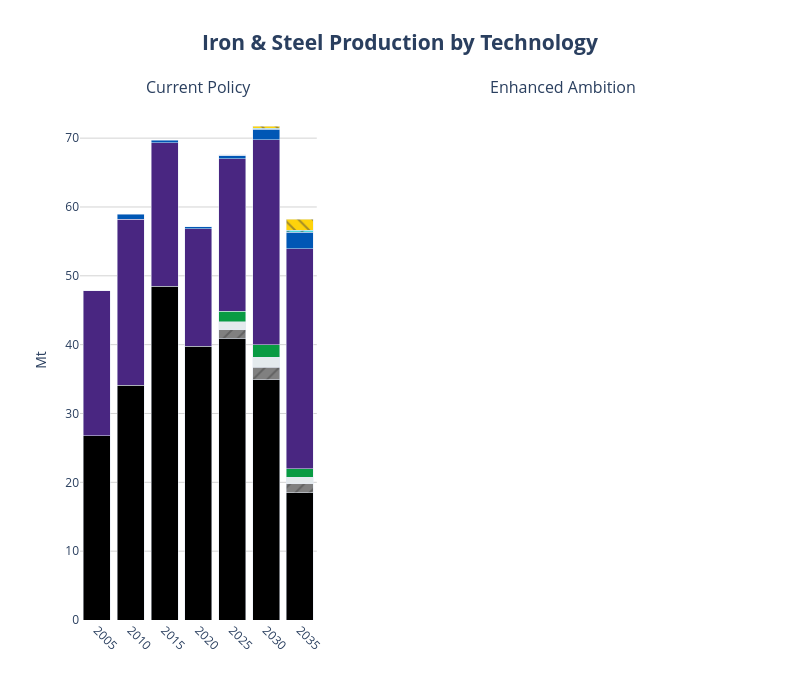

Source (notebook cell):
### Code cell
years = list(range(2005, 2036, 5))

# Create subplots with secondary y-axes
fig = make_subplots(
    rows=1, cols=2,
    shared_yaxes=True,
    shared_xaxes=True,
    specs=[[{"secondary_y": True}, {"secondary_y": True}]],
    subplot_titles=("Current Policy", "Enhanced Ambition")
)
# === Legend Group: Gases ===

# ------------------------------------------------------------------
# add traces from the first figure → left pane
# ------------------------------------------------------------------
for tr in fig1.data:
    tr.showlegend = False                      # keep legend single
    # NEW → colour & pattern injection
    if tr.name in fuel_colors:
        tr.marker.color = fuel_colors[tr.name]
        pattern = fuel_patterns.get(tr.name)
        if pattern:
            # marker.pattern is available from Plotly 5.3+
            tr.marker.pattern = dict(shape=pattern)

    fig.add_trace(tr, row=1, col=1, secondary_y=False)

# ------------------------------------------------------------------
# add traces from the second figure → right pane
# ------------------------------------------------------------------
for tr in fig2.data:
    if tr.name in fuel_colors:
        tr.marker.color = fuel_colors[tr.name]
        pattern = fuel_patterns.get(tr.name)
        if pattern:
            tr.marker.pattern = dict(shape=pattern)

    fig.add_trace(tr, row=1, col=2, secondary_y=False)


fig.update_layout(
    yaxis=dict(title="EJ", showgrid=True),
    yaxis1=dict(title="EJ", showgrid=True, title_font_size=20),
    
    # Hide secondary y-axis for col 1 (still used internally)
    yaxis2=dict(
        showticklabels=False,
        showgrid=False,
        zeroline=False,
        showline=False,
        title='',
        overlaying='y',
        side='right',
        range=[0, 100]
    ),
    
    # Show secondary y-axis for col 2
    yaxis4=dict(
        showticklabels=False,
        showgrid=False,
        zeroline=False,
        showline=False,
        title='',
        overlaying='y',
        side='right',
        range=[0, 100]
    ),
    barmode='stack',
    plot_bgcolor='rgba(0,0,0,0)',
    width=800, height=700,
)


fig.update_xaxes(tickangle=45)

fig.update_yaxes(range=[None, 130])

fig.update_layout(
    yaxis=dict(title="Mt", showgrid=True, gridcolor='lightgray'),
    yaxis3=dict(showgrid=True, gridcolor='lightgray'),
    title=dict(
        text="<b>Iron & Steel Production by Technology</b>",
        font=dict(size=21),
        x=0.5
    ),
    legend=dict(
        traceorder="reversed",
        font=dict(size=13),
        x=1.02, y=1,
        borderwidth=0
    )
)
fig.update_xaxes(
    tickvals=years,
    ticktext=[str(y) for y in years]
)
fig

### Figure 1 — Plotly figure (JSON) as saved in the notebook; plotly's stock layout.template omitted (floating-point values rounded to 4 significant figures)
{"data": [{"hovertemplate": "tech=BF<br>Year=%{x}<br>value=%{y}<extra></extra>", "legendgroup": "BF", "marker": {"color": "#000000", "pattern": {"shape": ""}}, "name": "BF", "orientation": "v", "showlegend": false, "textposition": "auto", "type": "bar", "x": [2005, 2010, 2015, 2020, 2025, 2030, 2035], "xaxis": "x", "y": [26.77, 34.11, 48.48, 39.74, 40.96, 34.92, 18.49], "yaxis": "y"}, {"hovertemplate": "tech=BF-CCS<br>Year=%{x}<br>value=%{y}<extra></extra>", "legendgroup": "BF-CCS", "marker": {"color": "grey", "pattern": {"shape": "/"}}, "name": "BF-CCS", "orientation": "v", "showlegend": false, "textposition": "auto", "type": "bar", "x": [2025, 2030, 2035], "xaxis": "x", "y": [1.186, 1.826, 1.293], "yaxis": "y"}, {"hovertemplate": "tech=BF-H2<br>Year=%{x}<br>value=%{y}<extra></extra>", "legendgroup": "BF-H2", "marker": {"color": "#E4EAED", "pattern": {"shape": ""}}, "name": "BF-H2", "orientation": "v", "showlegend": false, "textposition": "auto", "type": "bar", "x": [2025, 2030, 2035], "xaxis": "x", "y": [1.183, 1.444, 0.9816], "yaxis": "y"}, {"hovertemplate": "tech=BF-Biomass<br>Year=%{x}<br>value=%{y}<extra></extra>", "legendgroup": "BF-Biomass", "marker": {"color": "#099B43", "pattern": {"shape": ""}}, "name": "BF-Biomass", "orientation": "v", "showlegend": false, "textposition": "auto", "type": "bar", "x": [2025, 2030, 2035], "xaxis": "x", "y": [1.522, 1.824, 1.235], "yaxis": "y"}, {"hovertemplate": "tech=EAF-scrap<br>Year=%{x}<br>value=%{y}<extra></extra>", "legendgroup": "EAF-scrap", "marker": {"color": "#492681", "pattern": {"shape": ""}}, "name": "EAF-scrap", "orientation": "v", "showlegend": false, "textposition": "auto", "type": "bar", "x": [2005, 2010, 2015, 2020, 2025, 2030, 2035], "xaxis": "x", "y": [21.05, 24.13, 20.86, 17.11, 22.17, 29.76, 31.94], "yaxis": "y"}, {"hovertemplate": "tech=DRI-EAF<br>Year=%{x}<br>value=%{y}<extra></extra>", "legendgroup": "DRI-EAF", "marker": {"color": "#0057B5", "pattern": {"shape": ""}}, "name": "DRI-EAF", "orientation": "v", "showlegend": false, "textposition": "auto", "type": "bar", "x": [2010, 2015, 2020, 2025, 2030, 2035], "xaxis": "x", "y": [0.6742, 0.3279, 0.251, 0.4748, 1.551, 2.372], "yaxis": "y"}, {"hovertemplate": "tech=DRI-EAF-CCS<br>Year=%{x}<br>value=%{y}<extra></extra>", "legendgroup": "DRI-EAF-CCS", "marker": {"color": "#4DDADC", "pattern": {"shape": "/"}}, "name": "DRI-EAF-CCS", "orientation": "v", "showlegend": false, "textposition": "auto", "type": "bar", "x": [2025, 2030, 2035], "xaxis": "x", "y": [0.01675, 0.1339, 0.2782], "yaxis": "y"}, {"hovertemplate": "tech=DRI-EAF-H2<br>Year=%{x}<br>value=%{y}<extra></extra>", "legendgroup": "DRI-EAF-H2", "marker": {"color": "#FED30B", "pattern": {"shape": "\\"}}, "name": "DRI-EAF-H2", "orientation": "v", "showlegend": false, "textposition": "auto", "type": "bar", "x": [2025, 2030, 2035], "xaxis": "x", "y": [0.06322, 0.3032, 1.607], "yaxis": "y"}], "layout": {"annotations": [{"font": {"size": 16}, "showarrow": false, "text": "Current Policy", "x": 0.185, "xanchor": "center", "xref": "paper", "y": 1, "yanchor": "bottom", "yref": "paper"}, {"font": {"size": 16}, "showarrow": false, "text": "Enhanced Ambition", "x": 0.755, "xanchor": "center", "xref": "paper", "y": 1, "yanchor": "bottom", "yref": "paper"}], "barmode": "stack", "height": 700, "legend": {"borderwidth": 0, "font": {"size": 13}, "traceorder": "reversed", "x": 1.02, "y": 1}, "plot_bgcolor": "rgba(0,0,0,0)", "title": {"font": {"size": 21}, "text": "<b>Iron & Steel Production by Technology</b>", "x": 0.5}, "width": 800, "xaxis": {"anchor": "y", "domain": [0, 0.37], "tickangle": 45, "ticktext": ["2005", "2010", "2015", "2020", "2025", "2030", "2035"], "tickvals": [2005, 2010, 2015, 2020, 2025, 2030, 2035]}, "xaxis2": {"anchor": "y3", "domain": [0.57, 0.94], "tickangle": 45, "ticktext": ["2005", "2010", "2015", "2020", "2025", "2030", "2035"], "tickvals": [2005, 2010, 2015, 2020, 2025, 2030, 2035]}, "yaxis": {"anchor": "x", "domain": [0, 1], "gridcolor": "lightgray", "range": [null, 130], "showgrid": true, "title": {"text": "Mt"}}, "yaxis2": {"anchor": "x", "overlaying": "y", "range": [null, 130], "showgrid": false, "showline": false, "showticklabels": false, "side": "right", "title": {"text": ""}, "zeroline": false}, "yaxis3": {"anchor": "x2", "domain": [0, 1], "gridcolor": "lightgray", "matches": "y", "range": [null, 130], "showgrid": true, "showticklabels": false}, "yaxis4": {"anchor": "x2", "overlaying": "y", "range": [null, 130], "showgrid": false, "showline": false, "showticklabels": false, "side": "right", "title": {"text": ""}, "zeroline": false}}}
